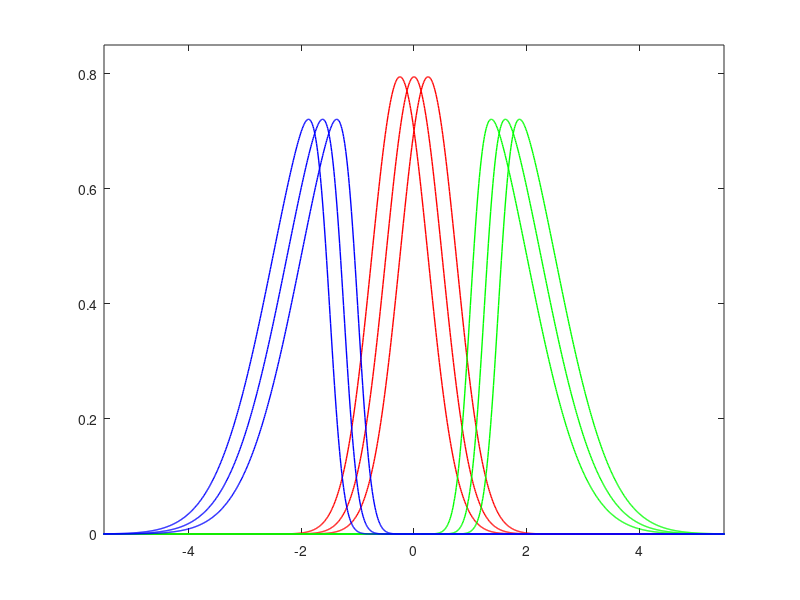

MATLAB code for this plot:
%**************************************************************************
%--- Skew normal distributions proposed by Azzalini
%--- Ref    : http://azzalini.stat.unipd.it/SN/   
%--- Author : Jen-Hao Chen(a) and  Wen-Liang Hung(b)
%---          a: Institute for Computational and Modeling Science, National 
%---             Tsing Hua University, Hsin-Chu, Taiwan
%---          b: Center of Teacher Education, National Tsing Hua University
%---             Hsin-Chu, Taiwan 
%**************************************************************************


n    =  9   ;     %--- Number of function


xmin = -10.0 ;
xmax =  10.0 ;
h    =  0.01 ;


cx = [ xmin : h : xmax ] ;
nx = ( xmax - xmin ) / h + 1 ;

extcx = [ xmin-100 : h : xmax+100 ] ;

ng = nx ;                 %--- Number of grid points

fv     = zeros(nx,1) ;    %--- CURRENT function values 
ofv    = zeros(nx,n) ;    %--- ORIGINAL function values 



%---Construct function values
SkewLambda = [  0    , 0   , 0    ,  5  ,  5     ,  5    ,  -5    ,  -5    , -5   ];   %---skewness  (any number)
SkewXi     = [ -0.25 , 0   , 0.25 ,  1  ,  1.25  ,  1.5  ,  -1.5  ,  -1.25 , -1   ];   %---location  (any number) 
SkewSigma  = [  0.5  , 0.5 , 0.5  ,  1  ,  1     ,  1    ,   1    ,   1    ,  1   ];   %---scale  (any positive number) 



for i = 1 : 9
    SkewPhi = exp( -0.5*(extcx.^2) ) / sqrt(2*pi);   
    for j = 1 : nx
        ct    = ( cx(j) - SkewXi(i) ) / SkewSigma(i);
        intid = ceil( ( SkewLambda(i)*(cx(j)-SkewXi(i))/SkewSigma(i) - (xmin-100) ) / h ); 
        ofv( j , i ) = ( 2./SkewSigma(i) )*( exp(-0.5*(ct^2))/sqrt(2*pi) )*( sum( SkewPhi(1:intid) )*h )  ;
    end 
end



figure(1)
for i = 1 : 3
    h = plot( cx , ofv(:,i)   , 'r' ); set(h, 'LineWidth',1);
    hold on
end
for i = 4 : 6
    h = plot( cx , ofv(:,i) , 'g' ); set(h, 'LineWidth',1);
    hold on
end
for i = 7 : 9
    h = plot( cx , ofv(:,i) , 'b' ); set(h, 'LineWidth',1);    
    hold on
end
axis( [ -5.5 , 5.5 , 0 , 0.85 ] );
filename = strcat( 'Fig_skew_pdf.eps' ) ;
saveas(gcf,filename,'psc2') ; 






